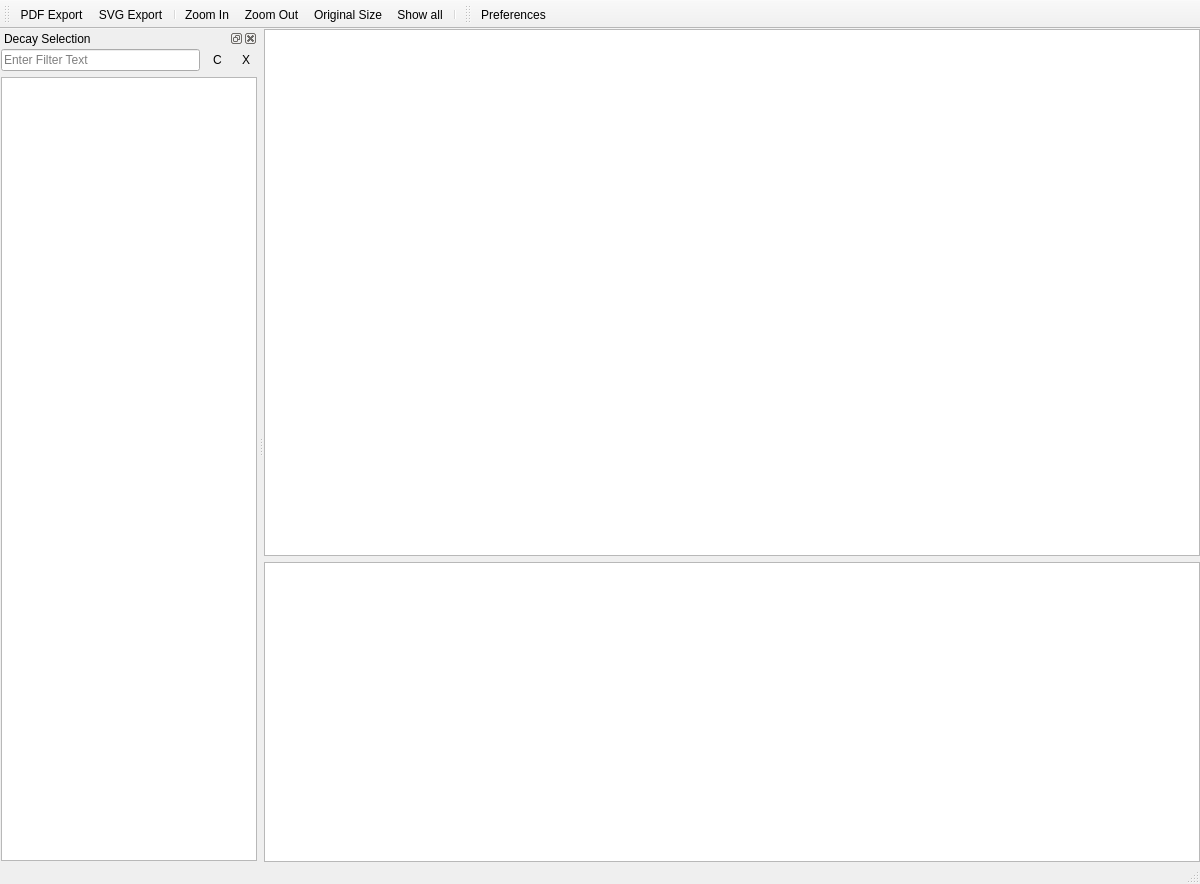
<?xml version="1.0" encoding="UTF-8"?>
<ui version="4.0">
 <class>NucleiMainWindow</class>
 <widget class="QMainWindow" name="NucleiMainWindow">
  <property name="geometry">
   <rect>
    <x>0</x>
    <y>0</y>
    <width>1200</width>
    <height>884</height>
   </rect>
  </property>
  <property name="windowTitle">
   <string>Nuclei</string>
  </property>
  <property name="windowIcon">
   <iconset resource="resources/nuclei.qrc">
    <normaloff>:/nuclei.png</normaloff>:/nuclei.png</iconset>
  </property>
  <property name="dockNestingEnabled">
   <bool>true</bool>
  </property>
  <widget class="QWidget" name="centralWidget">
   <layout class="QVBoxLayout" name="verticalLayout_3">
    <property name="leftMargin">
     <number>0</number>
    </property>
    <property name="topMargin">
     <number>0</number>
    </property>
    <property name="rightMargin">
     <number>0</number>
    </property>
    <property name="bottomMargin">
     <number>0</number>
    </property>
    <item>
     <layout class="QVBoxLayout" name="verticalLayout_2">
      <item>
       <widget class="QGraphicsView" name="decayView">
        <property name="sizePolicy">
         <sizepolicy hsizetype="Expanding" vsizetype="Expanding">
          <horstretch>1</horstretch>
          <verstretch>0</verstretch>
         </sizepolicy>
        </property>
       </widget>
      </item>
      <item>
       <widget class="QTextBrowser" name="textBrowser">
        <property name="maximumSize">
         <size>
          <width>16777215</width>
          <height>300</height>
         </size>
        </property>
        <property name="font">
         <font>
          <pointsize>17</pointsize>
         </font>
        </property>
       </widget>
      </item>
     </layout>
    </item>
   </layout>
  </widget>
  <widget class="QToolBar" name="mainToolBar">
   <property name="windowTitle">
    <string>Common Tool Bar</string>
   </property>
   <property name="iconSize">
    <size>
     <width>32</width>
     <height>32</height>
    </size>
   </property>
   <attribute name="toolBarArea">
    <enum>TopToolBarArea</enum>
   </attribute>
   <attribute name="toolBarBreak">
    <bool>false</bool>
   </attribute>
   <addaction name="actionPDF_Export"/>
   <addaction name="actionSVG_Export"/>
   <addaction name="separator"/>
   <addaction name="actionZoom_In"/>
   <addaction name="actionZoom_Out"/>
   <addaction name="actionOriginal_Size"/>
   <addaction name="actionShow_all"/>
   <addaction name="separator"/>
  </widget>
  <widget class="QStatusBar" name="statusBar"/>
  <widget class="QDockWidget" name="decaySelectorDock">
   <property name="allowedAreas">
    <set>Qt::LeftDockWidgetArea|Qt::RightDockWidgetArea</set>
   </property>
   <property name="windowTitle">
    <string>Decay Selection</string>
   </property>
   <attribute name="dockWidgetArea">
    <number>1</number>
   </attribute>
   <widget class="QWidget" name="dockWidgetContents_2">
    <layout class="QVBoxLayout" name="verticalLayout">
     <property name="leftMargin">
      <number>1</number>
     </property>
     <property name="topMargin">
      <number>1</number>
     </property>
     <property name="rightMargin">
      <number>1</number>
     </property>
     <property name="bottomMargin">
      <number>1</number>
     </property>
     <item>
      <layout class="QHBoxLayout" name="horizontalLayout_2">
       <item>
        <widget class="LineEdit" name="decayFilterLineEdit">
         <property name="placeholderText">
          <string>Enter Filter Text</string>
         </property>
        </widget>
       </item>
       <item>
        <widget class="QToolButton" name="decayTreeCollapseButton">
         <property name="toolTip">
          <string>Collapse Tree</string>
         </property>
         <property name="text">
          <string>C</string>
         </property>
         <property name="icon">
          <iconset resource="resources/nuclei.qrc">
           <normaloff>:/format-justify-fill.png</normaloff>:/format-justify-fill.png</iconset>
         </property>
         <property name="autoRaise">
          <bool>true</bool>
         </property>
        </widget>
       </item>
       <item>
        <widget class="QToolButton" name="decayTreeExpandButton">
         <property name="toolTip">
          <string>Expand Tree</string>
         </property>
         <property name="text">
          <string>X</string>
         </property>
         <property name="icon">
          <iconset resource="resources/nuclei.qrc">
           <normaloff>:/format-indent-more.png</normaloff>:/format-indent-more.png</iconset>
         </property>
         <property name="autoRaise">
          <bool>true</bool>
         </property>
        </widget>
       </item>
      </layout>
     </item>
     <item>
      <widget class="TreeView" name="decayTreeView">
       <property name="alternatingRowColors">
        <bool>true</bool>
       </property>
       <property name="allColumnsShowFocus">
        <bool>true</bool>
       </property>
       <attribute name="headerVisible">
        <bool>false</bool>
       </attribute>
      </widget>
     </item>
    </layout>
   </widget>
  </widget>
  <widget class="QToolBar" name="extrasBar">
   <property name="windowTitle">
    <string>About Tool Bar</string>
   </property>
   <property name="iconSize">
    <size>
     <width>32</width>
     <height>32</height>
    </size>
   </property>
   <attribute name="toolBarArea">
    <enum>TopToolBarArea</enum>
   </attribute>
   <attribute name="toolBarBreak">
    <bool>false</bool>
   </attribute>
   <addaction name="actionPreferences"/>
  </widget>
  <action name="actionZoom_In">
   <property name="icon">
    <iconset resource="resources/nuclei.qrc">
     <normaloff>:/toolbar/zoom-in.png</normaloff>:/toolbar/zoom-in.png</iconset>
   </property>
   <property name="text">
    <string>Zoom In</string>
   </property>
   <property name="toolTip">
    <string>Zoom In</string>
   </property>
   <property name="shortcut">
    <string>Ctrl++</string>
   </property>
  </action>
  <action name="actionZoom_Out">
   <property name="icon">
    <iconset resource="resources/nuclei.qrc">
     <normaloff>:/toolbar/zoom-out.png</normaloff>:/toolbar/zoom-out.png</iconset>
   </property>
   <property name="text">
    <string>Zoom Out</string>
   </property>
   <property name="toolTip">
    <string>Zoom Out</string>
   </property>
   <property name="shortcut">
    <string>Ctrl+-</string>
   </property>
  </action>
  <action name="actionShow_all">
   <property name="icon">
    <iconset resource="resources/nuclei.qrc">
     <normaloff>:/toolbar/zoom-fit-best.png</normaloff>:/toolbar/zoom-fit-best.png</iconset>
   </property>
   <property name="text">
    <string>Show all</string>
   </property>
   <property name="toolTip">
    <string>Show all</string>
   </property>
  </action>
  <action name="actionOriginal_Size">
   <property name="icon">
    <iconset resource="resources/nuclei.qrc">
     <normaloff>:/toolbar/zoom-original.png</normaloff>:/toolbar/zoom-original.png</iconset>
   </property>
   <property name="text">
    <string>Original Size</string>
   </property>
   <property name="toolTip">
    <string>Zoom to Original Size</string>
   </property>
  </action>
  <action name="actionSVG_Export">
   <property name="icon">
    <iconset resource="resources/nuclei.qrc">
     <normaloff>:/toolbar/image-svg+xml.png</normaloff>:/toolbar/image-svg+xml.png</iconset>
   </property>
   <property name="text">
    <string>SVG Export</string>
   </property>
   <property name="toolTip">
    <string>Export as SVG File</string>
   </property>
  </action>
  <action name="actionPDF_Export">
   <property name="icon">
    <iconset resource="resources/nuclei.qrc">
     <normaloff>:/toolbar/application-pdf.png</normaloff>:/toolbar/application-pdf.png</iconset>
   </property>
   <property name="text">
    <string>PDF Export</string>
   </property>
   <property name="toolTip">
    <string>Export as PDF File</string>
   </property>
   <property name="shortcut">
    <string>Ctrl+P</string>
   </property>
  </action>
  <action name="actionPreferences">
   <property name="icon">
    <iconset resource="resources/nuclei.qrc">
     <normaloff>:/toolbar/configure.png</normaloff>:/toolbar/configure.png</iconset>
   </property>
   <property name="text">
    <string>Preferences</string>
   </property>
   <property name="toolTip">
    <string>Change application preferences</string>
   </property>
  </action>
 </widget>
 <layoutdefault spacing="6" margin="11"/>
 <customwidgets>
  <customwidget>
   <class>LineEdit</class>
   <extends>QLineEdit</extends>
   <header>LineEdit.h</header>
  </customwidget>
  <customwidget>
   <class>TreeView</class>
   <extends>QTreeView</extends>
   <header>TreeView.h</header>
  </customwidget>
 </customwidgets>
 <resources>
  <include location="resources/nuclei.qrc"/>
 </resources>
 <connections/>
</ui>
